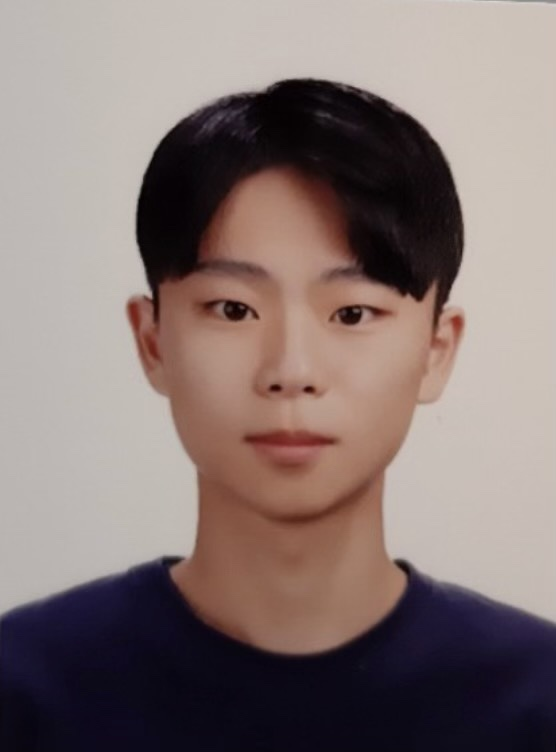
#> input picture picture/profile1.jpg, 556 x 752 px, found by its file name
$ python project1.py
#> lines starting #> are read from the running program, lines starting #| are printed output that depends on the picture; after the words box and inside, x2 and y2 are one past the last pixel; in counts of white or black regions, pixels touching at a corner belong together
import cv2
import numpy as np
from matplotlib import pyplot as plt

# load data
face_cascade = cv2.CascadeClassifier(r'.\opencv-4.x\data\haarcascades\haarcascade_frontalface_default.xml')
side_cascade = cv2.CascadeClassifier(r'.\opencv-4.x\data\haarcascades\haarcascade_profileface.xml')
eye_cascade = cv2.CascadeClassifier(r'.\opencv-4.x\data\haarcascades\haarcascade_eye.xml')

# load object image
image = cv2.imread(r'.\picture\profile1.jpg')
#> image is the input picture: shape (752, 556, 3); mean B, G, R 116, 118.6, 133.8
grayImage = cv2.cvtColor(image, cv2.COLOR_BGR2GRAY)
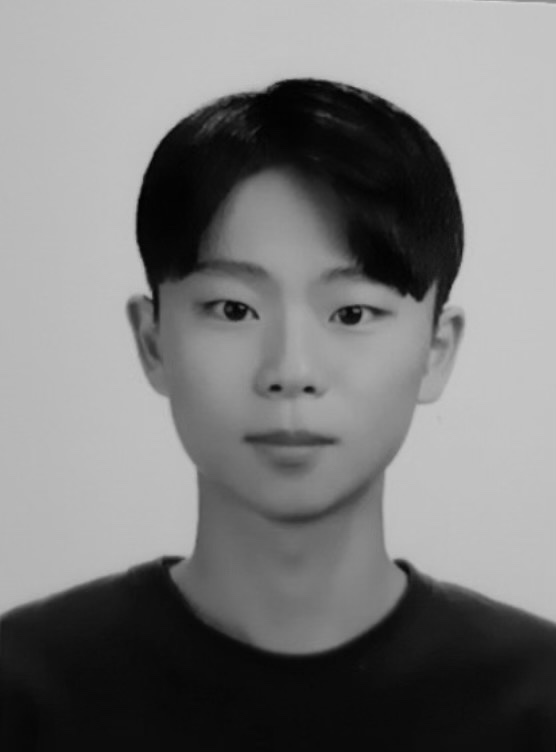
#> grayImage: shape (752, 556); min 1, max 213, mean 122.9

# face cascade
faces = face_cascade.detectMultiScale(grayImage, 1.03, 5)
#> faces = [[133, 188, 319, 319]]

print(faces.shape)
#| (1, 4)
print("faces detected: "+str(faces.shape[0]))
#| faces detected: 1
print(faces)
#| [[133 188 319 319]]

for (x,y,w,h) in faces:
    cv2.rectangle(image,(x,y),(x+w,y+h),(0,255,0),2)
#> this loop made 1 pass
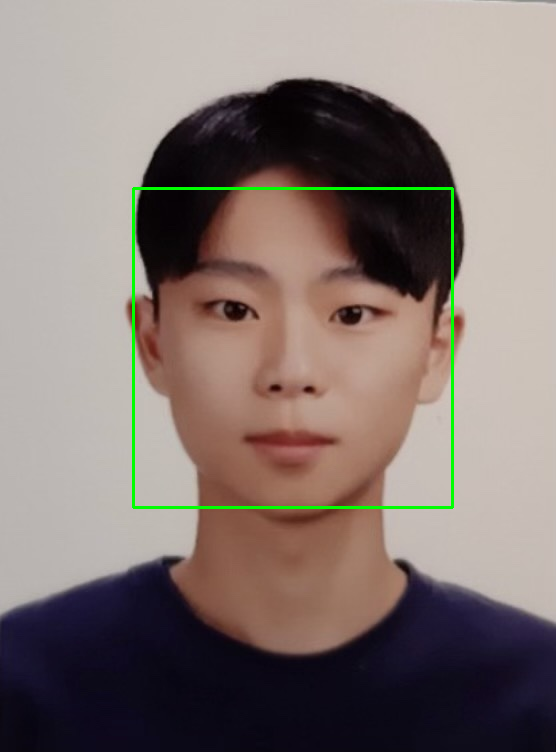
#> image: shape (752, 556, 3); 0.91% of pixels changed, all inside (x1, y1, x2, y2) = (132, 187, 454, 509)

cv2.rectangle(image, ((0,image.shape[0] -25)),
              (270, image.shape[0]), (255,255,255), -1)
cv2.putText(image, "test image ", (0,image.shape[0] -10),
            cv2.FONT_HERSHEY_TRIPLEX, 0.5,  (0,0,0), 1)
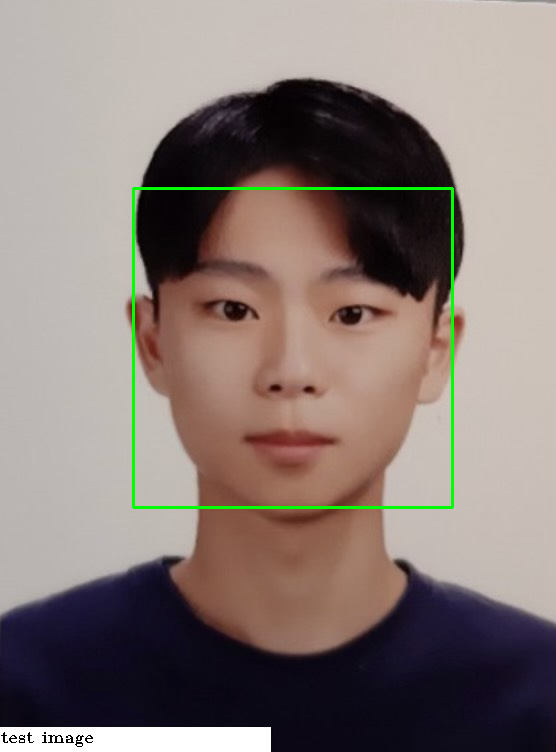
#> image: shape (752, 556, 3); mean B, G, R 118.6, 123.7, 136.4

# eye cascade
eyes = eye_cascade.detectMultiScale(grayImage, 1.9, 10)
#> eyes = [[190, 271, 72, 72], [316, 275, 72, 72]]

print(eyes.shape)
#| (2, 4)
print("eyes detected: "+str(eyes.shape[0]))
#| eyes detected: 2
print(eyes)
#| [[190 271  72  72]
#|  [316 275  72  72]]

for (x,y,w,h) in eyes:
    cv2.rectangle(image,(x,y),(x+w,y+h),(0,255,0),2)
#> this loop made 2 passes
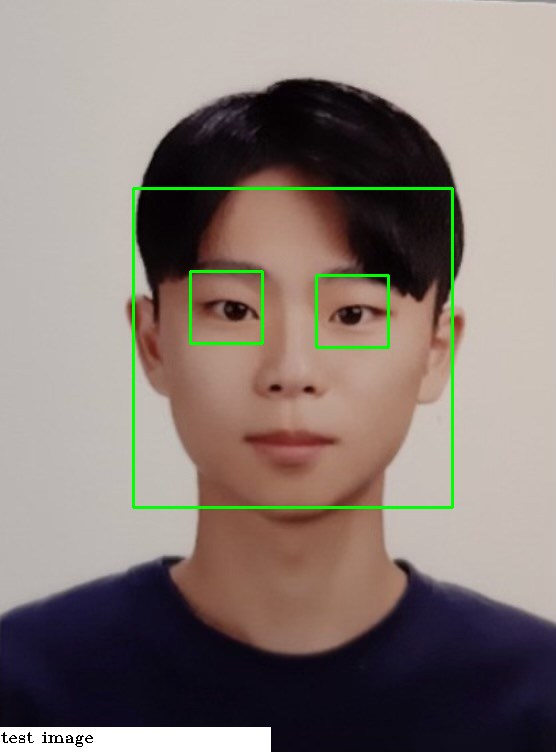
#> image: shape (752, 556, 3); 0.41% of pixels changed, all inside (x1, y1, x2, y2) = (189, 270, 390, 349)

cv2.rectangle(image, ((0,image.shape[0] -25)),
              (270, image.shape[0]), (255,255,255), -1)
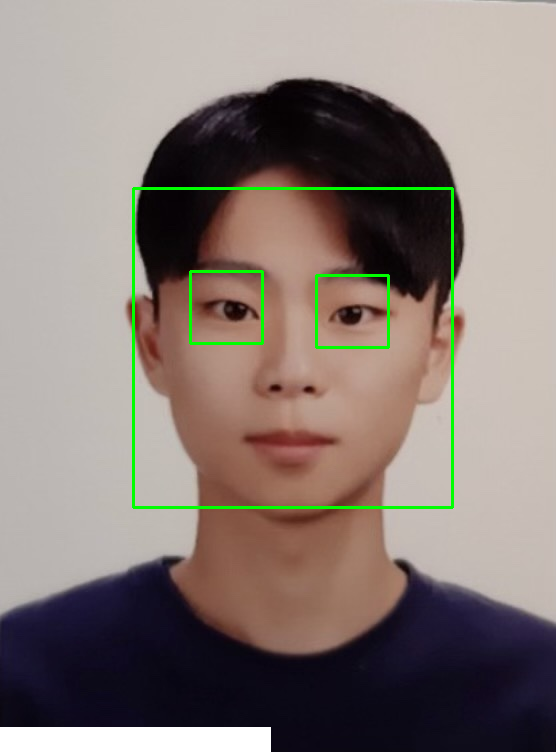
#> image: shape (752, 556, 3); 0.07% of pixels changed, all inside (x1, y1, x2, y2) = (1, 732, 93, 747)
cv2.putText(image, "test image ", (0,image.shape[0] -10),
            cv2.FONT_HERSHEY_TRIPLEX, 0.5,  (0,0,0), 1)

# print image
plt.figure(figsize=(12,12))
plt.imshow(image, cmap='gray')
plt.xticks([]), plt.yticks([])  # to hide tick values on X and Y axis
plt.show()
